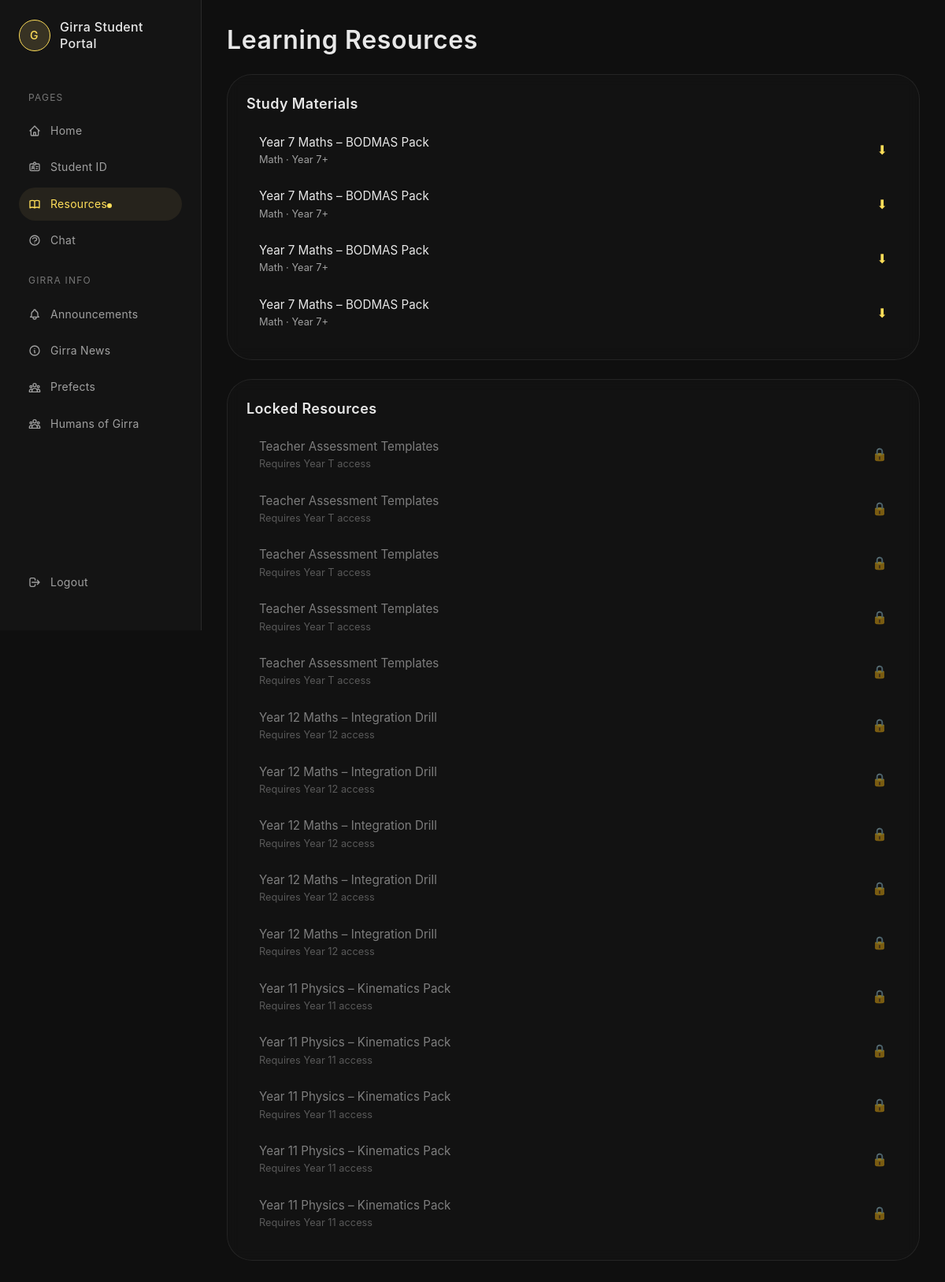
/resources (signed in), run on the app's committed database.
### tables this page shows
CREATE TABLE resources (
    id INTEGER PRIMARY KEY AUTOINCREMENT,
    title TEXT NOT NULL,
    description TEXT,
    drive_url TEXT NOT NULL,
    subject TEXT NOT NULL,
    min_level TEXT NOT NULL CHECK(min_level IN ('7','8','9','10','11','12','T')),
    created_at TEXT DEFAULT (datetime('now'))
);

### app.py (the view)
@app.route('/resources')
def resources():
    if not session.get('logged_in'):
        return redirect(url_for('login'))
    user_level = session.get('access_level', '7')
    conn = get_db()
    cur = conn.cursor()
    cur.execute("SELECT * FROM resources ORDER BY subject, created_at DESC")
    rows = cur.fetchall()
    conn.close()
    allowed, locked = [], []
    for r in rows:
        (allowed if can_access(user_level, r['min_level']) else locked).append(dict(r))
    return render_template('resources.html', allowed=allowed, locked=locked, user_level=user_level)

### app.py (called while the page is built)
def get_db():
    conn = sqlite3.connect("girra_portal.db")
    conn.row_factory = sqlite3.Row
    return conn

def can_access(user_level: str, min_level: str) -> bool:
    return LEVEL_ORDER.get(user_level, 0) >= LEVEL_ORDER.get(min_level, 0)

### templates/resources.html (shortened to what this page needs)
<!DOCTYPE html>
<html lang="en">
<head>
    <link rel="stylesheet" href="{{ url_for('static', filename='styles/global.css') }}">
    <link rel="stylesheet" href="{{ url_for('static', filename='styles/home.css') }}">
    <link rel="stylesheet" href="{{ url_for('static', filename='styles/pages.css') }}">
</head>
<body>
    <div class="dashboard">
        {% include 'sidebar.html' %}
        <main class="main-content">
            <div class="page-container">
                <h1 class="page-title">Learning Resources</h1>
                <div class="info-panel" style="margin-bottom: 1.5rem;">
                    <h3>Study Materials</h3>
                    <div class="resource-list">
                    {% for r in allowed %}
                        <div class="resource-row">
                        <div>
                            <p class="resource-title">{{ r.title }}</p>
                            <p class="resource-meta">
                            {{ r.subject }} · Year {{ r.min_level }}+
                            </p>
                        </div>
                        <a class="resource-action"
                            href="{{ url_for('resource_gate', resource_id=r.id) }}">
                            ⬇
                        </a>
                        </div>
                    {% else %}
                        <p style="opacity:0.6;">No resources available for your year level.</p>
                    {% endfor %}
                    </div>
                </div>
                <div class="info-panel" style="margin-bottom: 1.5rem;">
                    <h3>Locked Resources</h3>
                    <div class="resource-list">
                        {% for r in locked %}
                        <div class="resource-row" style="opacity:0.5; cursor:not-allowed;">
                            <div>
                            <p class="resource-title">{{ r.title }}</p>
                            <p class="resource-meta">
                                Requires Year {{ r.min_level }} access
                            </p>
                            </div>
                            <span class="resource-action">🔒</span>
                        </div>
                        {% else %}
                        <p style="opacity:0.6;">No locked resources.</p>
                        {% endfor %}
                    </div>
                    </div>
            </div>
        </main>
    </div>
</body>
</html>

### templates/sidebar.html (shortened to what this page needs)
<aside class="sidebar" id="sidebar">
    <div class="sidebar-content">
        <div class="sidebar-logo">
            <div class="logo-box">
                <span>G</span>
            </div>
            <div class="logo-text">
                <a href="/"><h2>Girra Student Portal</h2></a>
            </div>
        </div>
        <nav class="sidebar-nav">
            <div class="nav-header">PAGES</div>
            <a href="/home" class="nav-item">
                <svg class="nav-icon" fill="none" stroke="currentColor" viewBox="0 0 24 24">
                    <path stroke-linecap="round" stroke-linejoin="round" stroke-width="2" d="M3 12l2-2m0 0l7-7 7 7M5 10v10a1 1 0 001 1h3m10-11l2 2m-2-2v10a1 1 0 01-1 1h-3m-6 0a1 1 0 001-1v-4a1 1 0 011-1h2a1 1 0 011 1v4a1 1 0 001 1m-6 0h6"/>
                </svg>
                <span class="nav-label">Home</span>
            </a>
            <a href="/student-id" class="nav-item">
                <span class="nav-label">Student ID</span>
            </a>
            <a href="/resources" class="nav-item">
                <span class="nav-label">Resources</span>
            </a>
            <a href="/help" class="nav-item">
                <svg class="nav-icon" fill="none" stroke="currentColor" viewBox="0 0 24 24">
                    <path stroke-linecap="round" stroke-linejoin="round" stroke-width="2" d="M8.228 9c.549-1.165 2.03-2 3.772-2 2.21 0 4 1.343 4 3 0 1.4-1.278 2.575-3.006 2.907-.542.104-.994.54-.994 1.093m0 3h.01M21 12a9 9 0 11-18 0 9 9 0 0118 0z"/>
                </svg>
                <span class="nav-label">Chat</span>
            </a>
            <div class="nav-header">GIRRA INFO</div>
            <a href="/announcements" class="nav-item">
                <span class="nav-label">Announcements</span>
            </a>
            <a href="/news" class="nav-item">
                <svg class="nav-icon" fill="none" stroke="currentColor" viewBox="0 0 24 24">
                    <path stroke-linecap="round" stroke-linejoin="round" stroke-width="2" d="M13 16h-1v-4h-1m1-4h.01M21 12a9 9 0 11-18 0 9 9 0 0118 0z"/>
                </svg>
                <span class="nav-label">Girra News</span>
            </a>
            <a href="https://www.instagram.com/girra_prefects/?hl=en" class="nav-item">
                <span class="nav-label">Prefects</span>
            </a>
            <a href="https://www.instagram.com/humansofgirra/" class="nav-item">
                <span class="nav-label">Humans of Girra</span>
            </a>
            <div style="flex: 1;"></div>
            <a href="/logout" class="nav-item nav-logout">
                <svg class="nav-icon" fill="none" stroke="currentColor" viewBox="0 0 24 24">
                    <path stroke-linecap="round" stroke-linejoin="round" stroke-width="2" d="M17 16l4-4m0 0l-4-4m4 4H7m6 4v1a3 3 0 01-3 3H6a3 3 0 01-3-3V7a3 3 0 013-3h4a3 3 0 013 3v1"/>
                </svg>
                <span class="nav-label">Logout</span>
            </a>
        </nav>
    </div>
</aside>

### static/styles/global.css (style rules this page uses)
:root { --girra-bg: #0f0f0f; --girra-sidebar: #141414; --girra-bg-lighter: #1a1a1a; --girra-border: #2a2a2a; --girra-yellow: #ffde59; --girra-text: #e8e8e8; --girra-text-muted: #a0a0a0; --spacing-xs: 0.25rem; --spacing-sm: 0.5rem; --spacing-md: 1rem; --spacing-lg: 1.5rem; --spacing-xl: 2rem; --radius-sm: 0.5rem; --radius-md: 0.75rem; --radius-lg: 1rem; --radius-xl: 1.5rem; --radius-2xl: 2rem; --radius-3xl: 3rem; --transition-fast: 200ms ease; --transition-normal: 300ms ease; --transition-slow: 500ms ease; }
* { margin: 0; padding: 0; box-sizing: border-box; }
html, body { font-family: -apple-system, BlinkMacSystemFont, 'Segoe UI', Roboto, 'Helvetica Neue', Arial, sans-serif; background-color: var(--girra-bg); color: var(--girra-text); line-height: 1.6; -webkit-font-smoothing: antialiased; -moz-osx-font-smoothing: grayscale; }
body { min-height: 100vh; overflow-x: hidden; }
h1 { font-size: 2.5rem; font-weight: 600; line-height: 1.2; letter-spacing: -0.02em; }
h2 { font-size: 1.5rem; font-weight: 600; line-height: 1.3; }
h3 { font-size: 1.25rem; font-weight: 600; line-height: 1.4; }
p { font-size: 1rem; line-height: 1.6; }
a { color: inherit; text-decoration: none; transition: color var(--transition-fast); }
.resource-row { display: flex; justify-content: space-between; align-items: center; padding: 0.75rem 1rem; border-radius: var(--radius-xl); transition: background var(--transition-fast), transform var(--transition-fast); }
.resource-title { font-size: 0.95rem; color: var(--girra-text); }
.resource-meta { font-size: 0.8rem; color: var(--girra-text-muted); }
.resource-action { color: var(--girra-yellow); }

### static/styles/home.css (style rules this page uses)
.dashboard { display: flex; min-height: 100vh; background-color: var(--girra-bg); }
.sidebar { width: 4rem; position: fixed; left: 0; top: 0; height: 100vh; background-color: var(--girra-sidebar); border-right: 1px solid var(--girra-border); transition: width var(--transition-normal); z-index: 100; overflow-y: auto; overflow-x: hidden; }
.sidebar-content { padding: 0.75rem; min-height: 100%; display: flex; flex-direction: column; }
.sidebar-logo { display: flex; align-items: center; gap: 0.75rem; margin-bottom: 2rem; justify-content: center; flex-shrink: 0; }
.sidebar-logo .logo-box { width: 2.5rem; height: 2.5rem; border-radius: var(--radius-xl); background-color: rgba(196, 169, 98, 0.2); border: 1px solid var(--girra-yellow); display: flex; align-items: center; justify-content: center; flex-shrink: 0; }
.sidebar-logo .logo-box span { color: var(--girra-yellow); font-size: 0.875rem; font-weight: 500; letter-spacing: 0.1em; }
.sidebar-logo .logo-text { display: none; }
.sidebar-logo .logo-text h2 { font-size: 1rem; font-weight: 500; letter-spacing: 0.02em; }
.sidebar-nav { display: flex; flex-direction: column; gap: 0.25rem; flex: 1; padding-bottom: 1rem; }
.nav-header { padding: 1rem 0.75rem 0.5rem; font-size: 0.75rem; letter-spacing: 0.1em; color: rgba(160, 160, 160, 0.7); display: none; }
.nav-item { display: flex; align-items: center; gap: 0.75rem; padding: 0.625rem 0.75rem; border-radius: var(--radius-xl); color: var(--girra-text-muted); transition: all var(--transition-fast); justify-content: center; }
.nav-item.active { background-color: rgba(196, 169, 98, 0.1); color: var(--girra-yellow); }
.nav-icon { width: 1rem; height: 1rem; flex-shrink: 0; }
.nav-label { font-size: 0.875rem; letter-spacing: 0.02em; display: none; }
.nav-item.active .nav-label::after { content: ''; display: none; width: 0.375rem; height: 0.375rem; border-radius: 50%; background-color: var(--girra-yellow); margin-left: auto; }
.nav-logout { margin-top: 1rem; margin-bottom: 0; }
.main-content { margin-left: 4rem; flex: 1; padding: 1rem; }
@media (min-width: 768px) { .sidebar { width: 16rem; } }
@media (min-width: 768px) { .sidebar-content { padding: 1.5rem; } }
@media (min-width: 768px) { .sidebar-logo { justify-content: flex-start; } }
@media (min-width: 768px) { .sidebar-logo .logo-text { display: block; } }
@media (min-width: 768px) { .nav-header { display: block; } }
@media (min-width: 768px) { .nav-item { justify-content: flex-start; } }
@media (min-width: 768px) { .nav-label { display: inline; } }
@media (min-width: 768px) { .nav-item.active .nav-label::after { display: inline-block; } }
@media (min-width: 768px) { .main-content { margin-left: 16rem; padding: 2rem; } }

### data on the page
resources: title "Year 7 Maths – BODMAS Pack", subject "Math", min_level "7"
resources: title "Year 7 Maths – BODMAS Pack", subject "Math", min_level "7"
resources: title "Year 7 Maths – BODMAS Pack", subject "Math", min_level "7"
resources: title "Year 7 Maths – BODMAS Pack", subject "Math", min_level "7"
resources: title "Teacher Assessment Templates", min_level "T"
resources: title "Teacher Assessment Templates", min_level "T"
resources: title "Teacher Assessment Templates", min_level "T"
resources: title "Teacher Assessment Templates", min_level "T"
resources: title "Teacher Assessment Templates", min_level "T"
resources: title "Year 12 Maths – Integration Drill", min_level "12"
resources: title "Year 12 Maths – Integration Drill", min_level "12"
resources: title "Year 12 Maths – Integration Drill", min_level "12"
resources: title "Year 12 Maths – Integration Drill", min_level "12"
resources: title "Year 12 Maths – Integration Drill", min_level "12"
resources: title "Year 11 Physics – Kinematics Pack", min_level "11"
resources: title "Year 11 Physics – Kinematics Pack", min_level "11"
resources: title "Year 11 Physics – Kinematics Pack", min_level "11"
resources: title "Year 11 Physics – Kinematics Pack", min_level "11"
resources: title "Year 11 Physics – Kinematics Pack", min_level "11"
